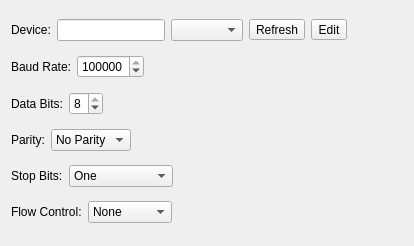
<?xml version="1.0" encoding="UTF-8"?>
<ui version="4.0">
 <class>SerialSocketConfigWidget</class>
 <widget class="QWidget" name="SerialSocketConfigWidget">
  <property name="geometry">
   <rect>
    <x>0</x>
    <y>0</y>
    <width>414</width>
    <height>246</height>
   </rect>
  </property>
  <property name="windowTitle">
   <string>Serial Socket Config Widget</string>
  </property>
  <layout class="QVBoxLayout" name="verticalLayout">
   <item>
    <layout class="QHBoxLayout" name="horizontalLayout">
     <item>
      <widget class="QLabel" name="m_deviceLabel">
       <property name="text">
        <string>Device:</string>
       </property>
      </widget>
     </item>
     <item>
      <widget class="QLineEdit" name="m_deviceLineEdit"/>
     </item>
     <item>
      <widget class="QComboBox" name="m_deviceComboBox"/>
     </item>
     <item>
      <widget class="QToolButton" name="m_deviceRefreshToolButton">
       <property name="toolTip">
        <string>Refresh</string>
       </property>
       <property name="text">
        <string>Refresh</string>
       </property>
       <property name="icon">
        <iconset resource="ui.qrc">
         <normaloff>:/image/arrow_refresh.png</normaloff>:/image/arrow_refresh.png</iconset>
       </property>
      </widget>
     </item>
     <item>
      <widget class="QToolButton" name="m_deviceEditToolButton">
       <property name="toolTip">
        <string>Edit</string>
       </property>
       <property name="text">
        <string>Edit</string>
       </property>
       <property name="icon">
        <iconset resource="ui.qrc">
         <normaloff>:/image/edit_button.png</normaloff>:/image/edit_button.png</iconset>
       </property>
       <property name="checkable">
        <bool>true</bool>
       </property>
      </widget>
     </item>
     <item>
      <spacer name="horizontalSpacer">
       <property name="orientation">
        <enum>Qt::Horizontal</enum>
       </property>
       <property name="sizeHint" stdset="0">
        <size>
         <width>40</width>
         <height>20</height>
        </size>
       </property>
      </spacer>
     </item>
    </layout>
   </item>
   <item>
    <layout class="QHBoxLayout" name="horizontalLayout_2">
     <item>
      <widget class="QLabel" name="m_baudLabel">
       <property name="text">
        <string>Baud Rate:</string>
       </property>
      </widget>
     </item>
     <item>
      <widget class="QSpinBox" name="m_baudSpinBox">
       <property name="maximum">
        <number>500000</number>
       </property>
       <property name="value">
        <number>115200</number>
       </property>
      </widget>
     </item>
     <item>
      <spacer name="horizontalSpacer_2">
       <property name="orientation">
        <enum>Qt::Horizontal</enum>
       </property>
       <property name="sizeHint" stdset="0">
        <size>
         <width>40</width>
         <height>20</height>
        </size>
       </property>
      </spacer>
     </item>
    </layout>
   </item>
   <item>
    <layout class="QHBoxLayout" name="horizontalLayout_3">
     <item>
      <widget class="QLabel" name="m_dataBitsLabel">
       <property name="text">
        <string>Data Bits:</string>
       </property>
      </widget>
     </item>
     <item>
      <widget class="QSpinBox" name="m_dataBitsSpinBox">
       <property name="minimum">
        <number>5</number>
       </property>
       <property name="maximum">
        <number>8</number>
       </property>
       <property name="value">
        <number>8</number>
       </property>
      </widget>
     </item>
     <item>
      <spacer name="horizontalSpacer_3">
       <property name="orientation">
        <enum>Qt::Horizontal</enum>
       </property>
       <property name="sizeHint" stdset="0">
        <size>
         <width>40</width>
         <height>20</height>
        </size>
       </property>
      </spacer>
     </item>
    </layout>
   </item>
   <item>
    <layout class="QHBoxLayout" name="horizontalLayout_4">
     <item>
      <widget class="QLabel" name="m_parityLabel">
       <property name="text">
        <string>Parity:</string>
       </property>
      </widget>
     </item>
     <item>
      <widget class="QComboBox" name="m_parityComboBox">
       <item>
        <property name="text">
         <string>No Parity</string>
        </property>
       </item>
       <item>
        <property name="text">
         <string>Even</string>
        </property>
       </item>
       <item>
        <property name="text">
         <string>Odd</string>
        </property>
       </item>
       <item>
        <property name="text">
         <string>Space</string>
        </property>
       </item>
       <item>
        <property name="text">
         <string>Mark</string>
        </property>
       </item>
      </widget>
     </item>
     <item>
      <spacer name="horizontalSpacer_4">
       <property name="orientation">
        <enum>Qt::Horizontal</enum>
       </property>
       <property name="sizeHint" stdset="0">
        <size>
         <width>40</width>
         <height>20</height>
        </size>
       </property>
      </spacer>
     </item>
    </layout>
   </item>
   <item>
    <layout class="QHBoxLayout" name="horizontalLayout_5">
     <item>
      <widget class="QLabel" name="m_stopBitsLabel">
       <property name="text">
        <string>Stop Bits:</string>
       </property>
      </widget>
     </item>
     <item>
      <widget class="QComboBox" name="m_stopBitsComboBox">
       <item>
        <property name="text">
         <string>One</string>
        </property>
       </item>
       <item>
        <property name="text">
         <string>One And Half</string>
        </property>
       </item>
       <item>
        <property name="text">
         <string>Two</string>
        </property>
       </item>
      </widget>
     </item>
     <item>
      <spacer name="horizontalSpacer_5">
       <property name="orientation">
        <enum>Qt::Horizontal</enum>
       </property>
       <property name="sizeHint" stdset="0">
        <size>
         <width>40</width>
         <height>20</height>
        </size>
       </property>
      </spacer>
     </item>
    </layout>
   </item>
   <item>
    <layout class="QHBoxLayout" name="horizontalLayout_6">
     <item>
      <widget class="QLabel" name="m_flowLabel">
       <property name="text">
        <string>Flow Control:</string>
       </property>
      </widget>
     </item>
     <item>
      <widget class="QComboBox" name="m_flowComboBox">
       <item>
        <property name="text">
         <string>None</string>
        </property>
       </item>
       <item>
        <property name="text">
         <string>Hardware</string>
        </property>
       </item>
       <item>
        <property name="text">
         <string>Software</string>
        </property>
       </item>
      </widget>
     </item>
     <item>
      <spacer name="horizontalSpacer_6">
       <property name="orientation">
        <enum>Qt::Horizontal</enum>
       </property>
       <property name="sizeHint" stdset="0">
        <size>
         <width>40</width>
         <height>20</height>
        </size>
       </property>
      </spacer>
     </item>
    </layout>
   </item>
  </layout>
 </widget>
 <resources>
  <include location="ui.qrc"/>
 </resources>
 <connections/>
</ui>
